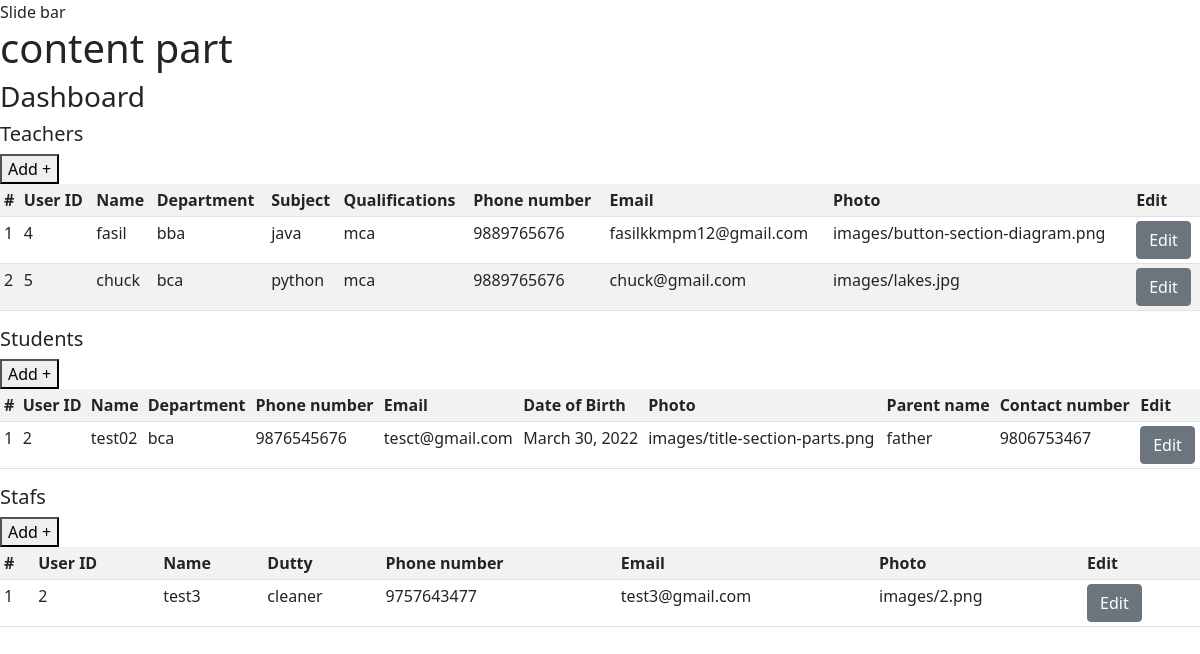
The app's page /manager/ (signed in) with its own data.
### sitemanager/models.py (models this page shows)
class Teachers(models.Model):
          user = models.ForeignKey(User,on_delete=models.CASCADE)
          Department = models.CharField(max_length= 20,null=True)
          Subject = models.CharField(max_length=30)
          Qualifications = models.CharField(max_length=100)
          Phone_number = models.CharField(max_length=10)
          Photo =models.ImageField(null=True, blank=True, upload_to="images/",default="images/example3.jpg")

class Students(models.Model):
          user = models.ForeignKey(User,on_delete=models.CASCADE)
          Department = models.CharField(max_length= 20,null=True)
          Phone_number = models.CharField(max_length=10)
          DoB =models.DateField(null=True)
          Photo =models.ImageField(null=True, blank=True, upload_to="images/",default="images/example3.jpg")
          Parent_name =models.CharField(max_length=30)
          Contact_number =models.CharField(max_length=10)

class Staf(models.Model):
          user = models.ForeignKey(User,on_delete=models.CASCADE)
          Dutty = models.CharField(max_length= 20,null=True)
          Phone_number = models.CharField(max_length=10)
          Photo =models.ImageField(null=True, blank=True, upload_to="images/",default="images/example3.jpg")

### sitemanager/views.py (the view)
# urls.py: path("",views.dashboard,name="dashboard"),
@login_required(login_url='/manager/admin_login/')
def dashboard(request):
    if request.user.is_staff:
        teachers = Teachers.objects.all()
        students = Students.objects.all()
        staf = Staf.objects.all()
        context ={'teachers':teachers,'students':students,'staf':staf}
        return render(request,"admin_dashboard.html",context)
    return HttpResponse("You are not a authenticated user")

### sitemanager/templates/admin_dashboard.html
{% extends 'index.html' %}
{% block views %}
<h3>Dashboard</h3>
<h5>Teachers</h5><a href="add/teacher"><button>Add + </button></a>
{% if teachers %}
<table  class="table table-hover table table-sm table table-striped">
          <tr>
          <th>#</th>
          <th>User ID</th>
          <th>Name</th>
          <th>Department</th>
          <th>Subject</th>
          <th>Qualifications</th>
          <th>Phone number</th>
          <th>Email</th>
          <th>Photo</th>
          <th>Edit</th>
          </tr>
          {% for item in teachers %}
          <tr>
                    <td>{{forloop.counter}}
                    <td>{{item.id}}</td>
                    <td>{{item.user.first_name}}</td>
                    <td>{{item.Department}}</td>
                    <td>{{item.Subject}}</td>
                    <td>{{item.Qualifications}}</td>
                    <td>{{item.Phone_number}}</td>
                    <td>{{item.user.email}}</td>
                    <td>{{item.Photo}}</td>
                    <td><a href="/manager/edit/teacher/{{item.id}}"><button class="btn btn-secondary">Edit</button></a></td>
          </tr>
          {% endfor %}
</table>
{% endif %}
<h5>Students</h5><a href="add/student"><button>Add + </button></a>
{% if students %}
<table  class="table table-hover table table-sm table table-striped">
          <tr>
          <th>#</th>
          <th>User ID</th>
          <th>Name</th>
          <th>Department</th>
          <th>Phone number</th>
          <th>Email</th>
          <th>Date of Birth</th>
          <th>Photo</th>
          <th>Parent name</th>
          <th>Contact number</th>
          <th>Edit</th>
          </tr>
          {% for item in students %}
          <tr>
                    <td>{{forloop.counter}}
                    <td>{{item.id}}</td>
                    <td>{{item.user.first_name}}</td>
                    <td>{{item.Department}}</td>
                    <td>{{item.Phone_number}}</td>
                    <td>{{item.user.email}}</td>
                    <td>{{item.DoB}}</td>
                    <td>{{item.Photo}}</td>
                    <td>{{item.Parent_name}}</td>
                    <td>{{item.Contact_number}}</td>
                    <td><a href="/manager/edit/student/{{item.id}}"><button class="btn btn-secondary">Edit</button></a></td>
          </tr>
          {% endfor %}
</table>
{% endif %}
<h5>Stafs</h5><a href="add/staf"><button>Add + </button></a>
{% if staf %}
<table  class="table table-hover table table-sm table table-striped">
          <tr>
          <th>#</th>
          <th>User ID</th>
          <th>Name</th>
          <th>Dutty</th>
          <th>Phone number</th>
          <th>Email</th>
          <th>Photo</th>
          <th>Edit</th>
          </tr>
          {% for item in staf %}
          <tr>
                    <td>{{forloop.counter}}
                    <td>{{item.id}}</td>
                    <td>{{item.user.first_name}}</td>
                    <td>{{item.Dutty}}</td>
                    <td>{{item.Phone_number}}</td>
                    <td>{{item.user.email}}</td>
                    <td>{{item.Photo}}</td>
                    <td><a href="/manager/edit/staf/{{item.id}}"><button class="btn btn-secondary">Edit</button></a></td>
          </tr>
          {% endfor %}
</table>
{% endif %}
{% endblock views %}

### records on screen
Teachers: id "4", user.first_name "fasil", Department "bba", Subject "java", Qualifications "mca", Phone_number "9889765676", user.email "fasilkkmpm12@gmail.com", Photo "images/button-section-diagram.png"
Teachers: id "5", user.first_name "chuck", Department "bca", Subject "python", Qualifications "mca", Phone_number "9889765676", user.email "chuck@gmail.com", Photo "images/lakes.jpg"
Students: id "2", user.first_name "test02", Department "bca", Phone_number "9876545676", user.email "tesct@gmail.com", DoB "March 30, 2022", Photo "images/title-section-parts.png", Parent_name "father", Contact_number "9806753467"
Staf: id "2", user.first_name "test3", Dutty "cleaner", Phone_number "9757643477", user.email "test3@gmail.com", Photo "images/2.png"
